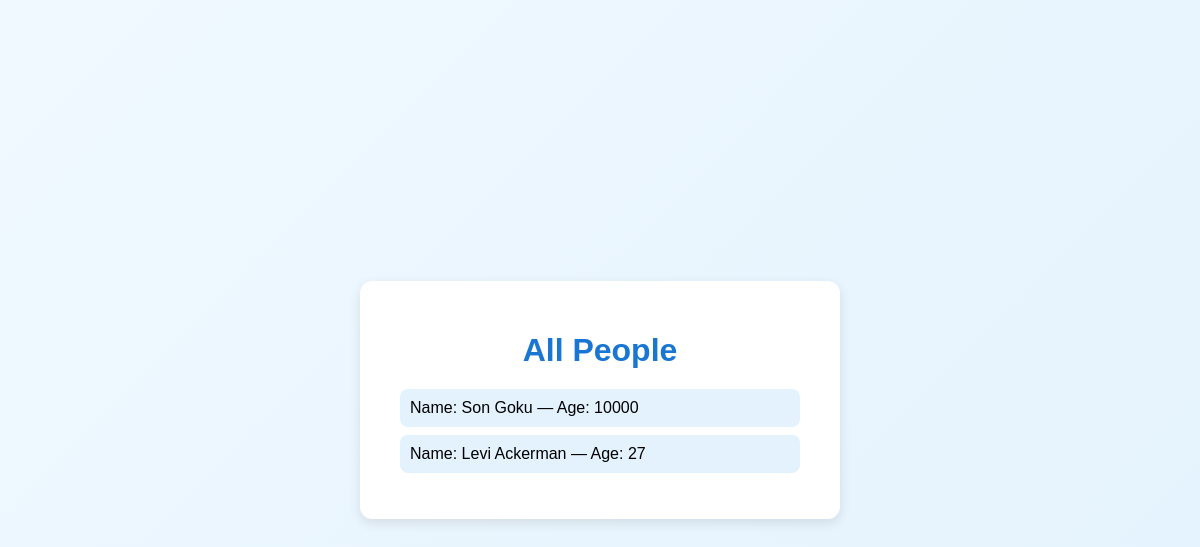
The page /people/ on the database as committed earlier.
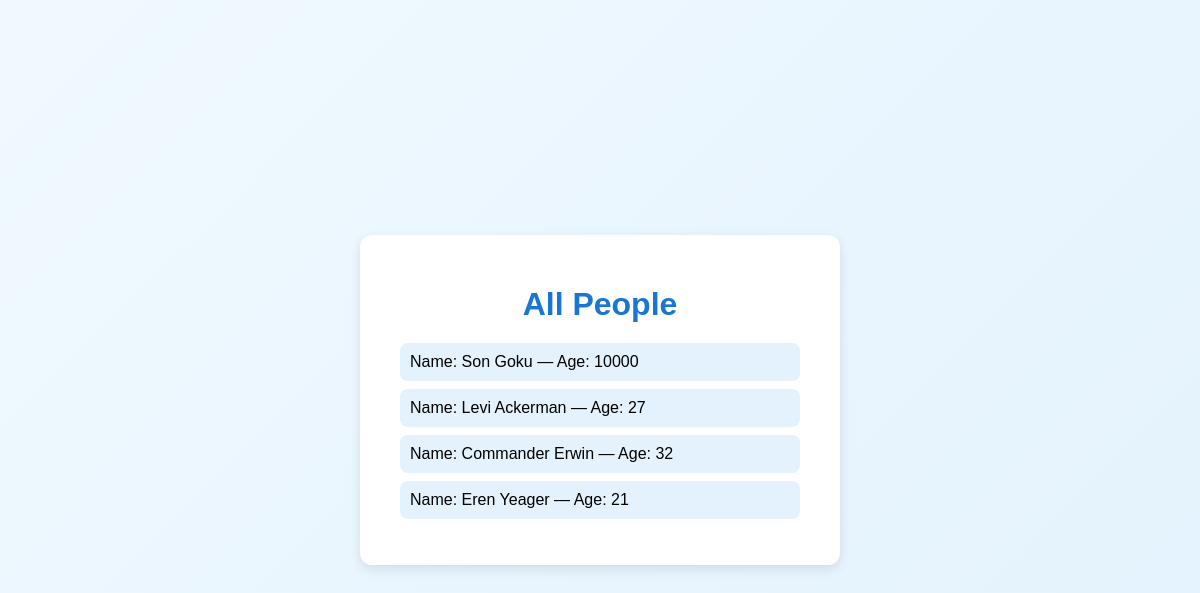
The same page on the database as committed later.
### core/models.py (models this page shows, shortened)
class People(models.Model):
    name = models.CharField(max_length=100)
    age = models.IntegerField()
    email = models.EmailField()

### core/views.py (the view)
# urls.py: path('people/', views.people_list, name='people-list'),
def people_list(request):
    people = People.objects.all()
    return render(request, 'people_list.html', {'people': people})

### core/templates/people_list.html (shortened to what this page needs)
<!DOCTYPE html>
<html lang="en">
<head>
</head>
<body>
    <div class="container">
        <h1>All People</h1>
        <ul>
            {% for people in people %}
                <li>Name: {{ people.name }} — Age: {{ people.age }}</li>
            {% empty %}
                <li>No people found.</li>
            {% endfor %}
        </ul>
    </div>
</body>
</html>

### core/templates/people_list.html (style rules this page uses)
body { font-family: "Poppins", sans-serif; background: linear-gradient(135deg, #f0f9ff, #e3f2fd); display: flex; justify-content: center; align-items: center; min-height: 100vh; margin: 0; }
.container { background: white; padding: 30px 40px; border-radius: 12px; box-shadow: 0 4px 12px rgba(0,0,0,0.1); width: 400px; }
h1 { color: #1976d2; text-align: center; margin-bottom: 20px; }
ul { list-style: none; padding: 0; }
li { background: #e3f2fd; margin: 8px 0; padding: 10px; border-radius: 8px; transition: 0.3s; }

Rows that differ between the two databases and show on the page:
added People: name "Commander Erwin", age "32"
added People: name "Eren Yeager", age "21"
